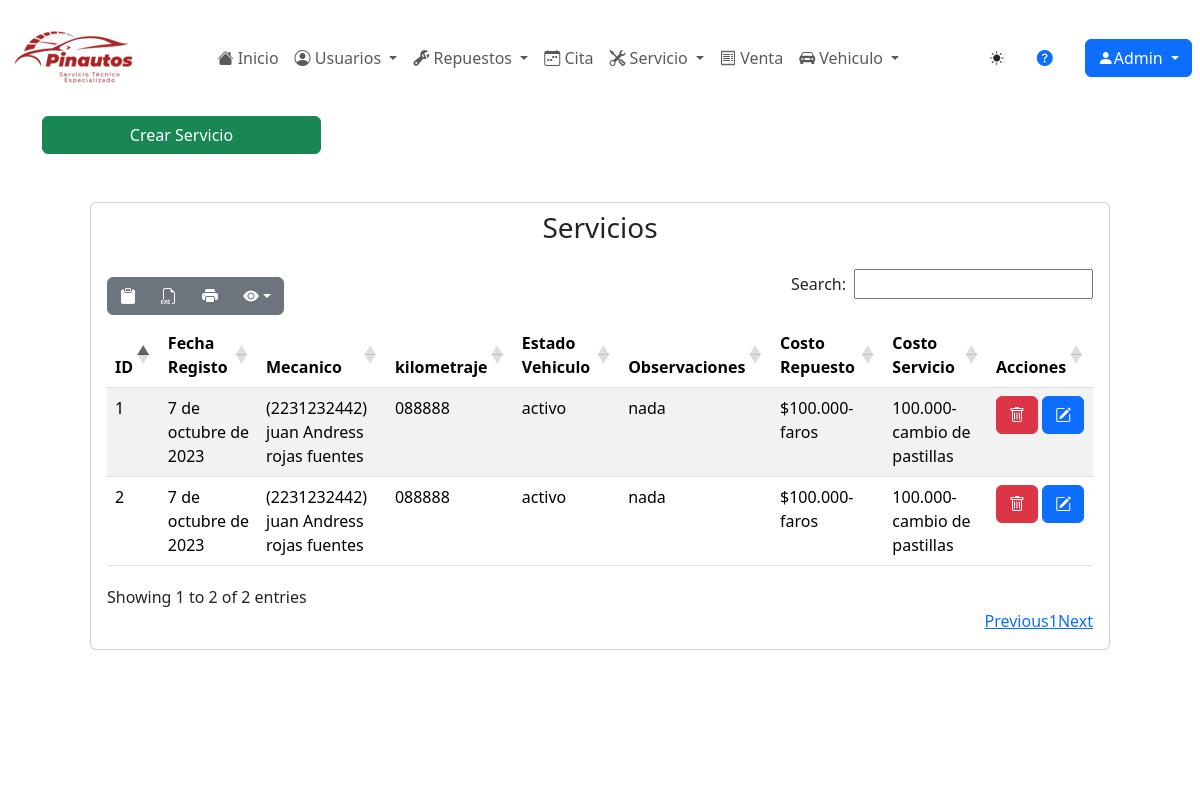
/servicio/servicio/ (signed in), run on the app's committed database.
### servicio/models.py (models this page shows, shortened)
class Servicio(models.Model):
    fecha_servicio=models.DateField(verbose_name="Fecha de Registro", help_text="MM/DD/AAAA", default=datetime.date.today)
    nombres= models.ForeignKey(Usuario,on_delete=models.SET_NULL,null=True,blank=True,limit_choices_to={'tipo_usuario': Usuario.TipoUsuario.MECANICO},verbose_name="Mecanico")
    kilometraje=models.CharField(max_length=6, verbose_name="Kilometraje", default=0,validators=[numeric_validator],blank=False)
    estado_vehiculo=models.CharField(max_length=45, verbose_name="Estado del vehiculo",default="",validators=[alphabetic_validator])
    observaciones=models.CharField(max_length=45, verbose_name="Observaciones",default="",validators=[alphabetic_validator])
    nombrerepuesto=models.ForeignKey(Repuesto, on_delete=models.SET_NULL, null=True, blank=True, verbose_name="Costo Repuesto")
    nombreservicio=models.ForeignKey(Detalle_servicio,on_delete=models.SET_NULL,null=True,blank=True,verbose_name="Costo Servicio")
    class Meta:
        verbose_name_plural = "Servicio"

class Detalle_servicio(models.Model):
    nombreservicio= models.CharField(max_length=20,verbose_name="Nombre de Servicio",default="")
    tipo_servicio= models.CharField(max_length=45,verbose_name="Tipo de Servicio",default="")
    duracion = models.DurationField(verbose_name="Duración de la cita", default=datetime.timedelta(seconds=0))
    costoservicio = models.DecimalField(max_digits=10,decimal_places=3,verbose_name="Costo Servico",default=0.000)
    descripcion= models.CharField(max_length=45,verbose_name="Descripción",default="")
    def __str__(self):
        return f"{self.costoservicio}-{self.nombreservicio}"
    class Meta:
        verbose_name_plural = "Detalle_servicio"

### usuarios/models.py (models this page shows, shortened)
class Usuario(models.Model):
    class TipoUsuario(models.TextChoices):
        ADMINISTRADOR = 'Administrador', _("Administrador")
        SECRETARIA = 'Secretaria', _("Secretaria")
        MECANICO = 'Mecanico', _("Mecanico")
        CLIENTE = 'Cliente', _("Cliente")
    tipo_usuario = models.CharField(max_length=13, choices=TipoUsuario.choices, verbose_name="Tipo Usuario", default=TipoUsuario.CLIENTE, blank=False)
    nombres = models.CharField(max_length=30, verbose_name="Nombres", default='', blank=False, validators=[alphabetic_validator])
    apellidos = models.CharField(max_length=30, verbose_name="Apellidos", default='', blank=False, validators=[alphabetic_validator])
    class TipoIdentificacion(models.TextChoices):
        CEDULA = 'Cédula Ciudadania', _("Cédula Ciudadania")
        TARJETA = 'Tarjeta Identidad', _("Tarjeta de Identidad")
        CEDULA_EXTRANJERIA = 'Cédula Extrangería', _("Cédula de Extrangería")
    tipo_identificacion = models.CharField(max_length=18, choices=TipoIdentificacion.choices, verbose_name="Tipo de identificacion", default=TipoIdentificacion.CEDULA, blank=False)
    identificacion = models.CharField(max_length=10, verbose_name="Identificacion", default='', validators=[numeric_validator], unique=True, blank=False)
    telefono = models.CharField(max_length=11, verbose_name="Telefono", validators=[numeric_validator], blank=False)
    telefono2 = models.CharField(max_length=11, verbose_name="Segundo Telefono", validators=[numeric_validator], blank=False)
    nombreusuario = models.CharField(max_length=20, verbose_name="Nombre De Usuario", blank=True, default='')
    correo_personal = models.EmailField(max_length=50, verbose_name="Correo Personal", blank=True, default='')
    contraseña = models.CharField(max_length=20, verbose_name="Contraseña", blank=True, default='')
    confirmarcontraseña = models.CharField(max_length=20, verbose_name="Confirmar Contraseña", blank=True, default='')
    direccion = models.CharField(max_length=50, verbose_name="Dirección", blank=True)
    fecha_registro = models.DateField(verbose_name="Fecha de Registro", help_text="MM/DD/AAAA", auto_now_add=True,)
    class RH(models.TextChoices):
        OP = 'OP', _("O+")
        ON = 'ON', _("O-")
        AP = 'AP', _("A+")
        AN = 'AN', _("A-")
        BP = 'BP', _("B+")
        BN = 'BN', _("B-")
        ABP = 'ABP', _("AB+")
        ABN = 'ABN', _("AB-")
    rh = models.CharField(max_length=3, choices=RH.choices, verbose_name="Factor RH", blank=True)
    class Estado(models.TextChoices):
        ACTIVO = '1', _("Activo")
        INACTIVO = '0', _("Inactivo")
    estado = models.CharField(max_length=2, choices=Estado.choices, default=Estado.ACTIVO, verbose_name="Estado", blank=False)
    arl = models.ForeignKey(Arl, on_delete=models.SET_NULL, null=True, blank=True, verbose_name="ARL")
    def __str__(self):
        return f"({self.identificacion}) {self.nombres} {self.apellidos}"
    class Meta:
        verbose_name_plural = "usuarios"

### inventario/models.py (models this page shows)
class Repuesto(models.Model):
    nombrerepuesto= models.CharField(max_length=30,verbose_name="Nombre Repuesto",validators=[alphabetic_validator],blank=False)
    costorepuesto = models.DecimalField(max_digits=10,decimal_places=3,verbose_name="Costo Repuesto",default=0.00,blank=False)
    stock = models.IntegerField(verbose_name="Cantidad Inventario",default=0,blank=False )
    marcarepuesto = models.ForeignKey(Marcarepuesto, on_delete=models.SET_NULL, null=True, blank=True, verbose_name="Marca Repuesto")
    class TipoRepuesto(models.TextChoices):
        Insumo='Insumo',_("Insumo")
        Repuesto='Repuesto',_("Repuesto")
    tipo_repuesto=models.CharField(max_length=8,choices=TipoRepuesto.choices,default=TipoRepuesto.Repuesto,verbose_name="Repuesto",blank=False)
    descripcionrepuesto=models.CharField(max_length=85,verbose_name="Descripcion Repuesto",validators=[alphabetic_validator],blank=True)
    def __str__(self):
        return f"${self.costorepuesto}-{self.nombrerepuesto}"
    class Meta:
        verbose_name_plural ="repuesto"

### servicio/views.py (the view)
# urls.py: path('servicio/', servicio_listar, name="servicios" ),
@login_required
def servicio_listar(request):
    titulo="Servicio"
    modulo ="Servicio"
    servicio= Servicio.objects.all()
    context={
        "titulo":titulo,
        "modulo":modulo,
        "servicios":servicio
    }
    return render(request,"servicio/servicio/listar.html", context)

### base/templates/servicio/servicio/listar.html (shortened to what this page needs)
{% extends 'partials/body.html' %}
{% load static %}
{% block contenido %}
  <a href="{% url 'servicios-crear' %}" class="btn btn-success w-25">Crear {{titulo}}</a>
  <div class="card fondcard m-5">
    <h3 class="text-center m-2">Servicios</h3>
    <div class="card-body">
            <table id="example2" class="table table-striped" style="width:100%">
              <thead>
                <tr>
                  <th>ID</th>
                  <th>Fecha Registo</th>
                  <th>Mecanico</th>
                  <th>kilometraje</th>
                  <th>Estado Vehiculo</th>
                  <th>Observaciones</th>
                  <th>Costo Repuesto</th>
                  <th>Costo Servicio</th>
                  <th>Acciones</th>
                </tr>
              </thead>
              <tbody>
                {% for servicio in servicios %}
                  {% if servicio.estado != "0" %}
                    <tr>
                      <td>{{ servicio.id }}</td>
                      <td>{{ servicio.fecha_servicio }}</td>
                      <td>{{ servicio.nombres }}</td>
                      <td>{{ servicio.kilometraje }}</td>
                      <td>{{ servicio.estado_vehiculo}}</td>
                      <td>{{ servicio.observaciones}}</td>
                      <td>{{ servicio.nombrerepuesto}}</td>
                      <td>{{ servicio.nombreservicio}}</td>
                      <td>
                        <button type="button" onclick="changeURL('{{ servicio.id }}')" data-taller-pinautos="{{ servicio.id }}" class="btnEliminar btn btn-danger" data-bs-toggle="modal" data-bs-target="#modalConf">
                          <i class="bi bi-trash"></i>
                        </button>
                        <a class="btn btn-primary" href="{% url 'servicios-modificar' servicio.id %}">
                          <i class="bi bi-pencil-square"></i>
                        </a>
                      </td>
                    </tr>
                  {% endif %}
                {% endfor %}
              </tbody>
            </table>
          </div>
        </div>
      </div>
{% endblock contenido %}

### base/templates/partials/header.html (shortened to what this page needs)
{% load static %}
<head>
  <link rel="stylesheet" href="{% static 'css/homepage/headerandfooterpagehome.css' %}">
</head>
<body>
  <nav class="navbar navbar-expand-md fondoheader textcolor">
  <div class="container-fluid">
    <a class="navbar-brand" href="{% url 'index' %}">
      <img src="{% static 'img/Logos/LogoHeader.png' %}" alt="Pinautos">
    </a>
    <div class="collapse navbar-collapse justify-content-center" id="menu">
      <ul class="navbar-nav ">
        <li class="nav-item ">
          <a href="{% url 'index' %}" class="nav-link textcolor"><i class="bi bi-house-fill"></i> Inicio</a>
        </li>
        <li class="nav-item dropdown ">
          <a class="nav-link dropdown-toggle textcolor" href="#" id="navbarDropdown1" role="button" data-bs-toggle="dropdown" aria-expanded="false">
            <i class="bi bi-person-circle"></i> Usuarios
          </a>
        </li>
        <li class="nav-item dropdown">
          <a class="nav-link dropdown-toggle textcolor" href="#" id="navbarDropdown2" role="button" data-bs-toggle="dropdown" aria-expanded="false">
            <i class="bi bi-wrench-adjustable"></i> Repuestos
          </a>
        </li>
        <li class="nav-item">
          <a class="nav-link textcolor" href="{% url 'citas' %}">
            <i class="bi bi-calendar-week"></i> Cita
          </a>
        </li>
        <li class="nav-item dropdown">
          <a class="nav-link dropdown-toggle textcolor" href="#" id="navbarDropdown4" role="button" data-bs-toggle="dropdown" aria-expanded="false">
            <i class="bi bi-tools"></i> Servicio
          </a>
        </li>
        <li class="nav-item">
          <a class="nav-link textcolor" href="{% url 'ventas' %}">
            <i class="bi bi-receipt"></i> Venta
          </a>
        </li>
        <li class="nav-item dropdown">
          <a class="nav-link dropdown-toggle textcolor" href="#" id="navbarDropdown6" role="button" data-bs-toggle="dropdown" aria-expanded="false">
            <i class="bi bi-car-front-fill"></i> Vehiculo
          </a>
        </li>
      </ul>
    </div>
  </div>
  <button id="tema-toggle" class="btn btn-sm fondboton ms-2">
    <i class="bi bi-sun-fill" id="icono-sol"></i>
  </button>
  <a href="{% url 'Manualayudaclientes' %}" class=" text-decoration-none m-4 textcolor"><i class="bi bi-question-circle-fill"></i></a>
  <div class="btn-group m-2">
    <button type="button" class="btn btn-primary dropdown-toggle" data-bs-toggle="dropdown" aria-haspopup="true" aria-expanded="false">
      <i class="bi bi-person-fill"></i>{{ user.username|title }}
    </button>
  </div>
</nav>

### static/css/body.css (style rules this page uses)
body { position: relative; padding-bottom: 115px; min-height: 100vh; }

### data on the page
Servicio: id "1", fecha_servicio "7 de octubre de 2023", nombres "(2231232442) juan Andress rojas fuentes", kilometraje "088888", estado_vehiculo "activo", observaciones "nada", nombrerepuesto "$100.000-faros", nombreservicio "100.000-cambio de pastillas"
Servicio: id "2", fecha_servicio "7 de octubre de 2023", nombres "(2231232442) juan Andress rojas fuentes", kilometraje "088888", estado_vehiculo "activo", observaciones "nada", nombrerepuesto "$100.000-faros", nombreservicio "100.000-cambio de pastillas"

### other printed values
{{ user.username|title }} "Admin"
{{ titulo }} "Servicio"
